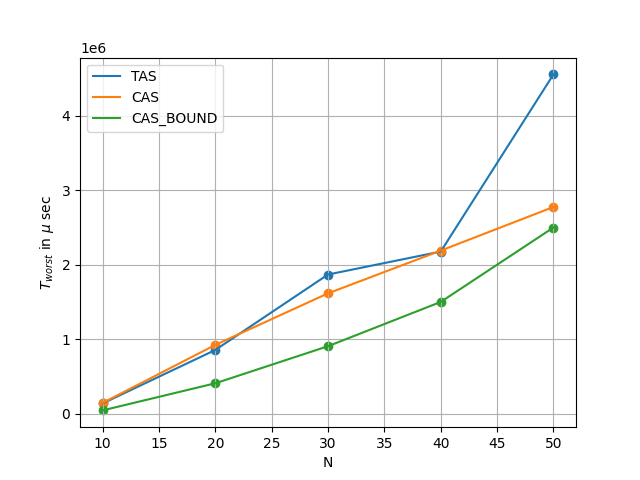

This chart was generated by the following Python code:
import matplotlib.pyplot as plt
x = [10,20,30,40,50]


x1 = [140559.2 , 858354.6 , 1871478 , 2179560 , 4558210]
x2 = [147070 , 926673 , 1618836 , 2192402 , 2778104]
x3 = [47361.4 , 411287.8 , 909224.8 , 1503492 , 2502718]

plt.plot(x,x1,label="TAS")
plt.plot(x,x2,label="CAS")
plt.plot(x,x3,label="CAS_BOUND")

plt.scatter(x,x1)
plt.scatter(x,x2)
plt.scatter(x,x3)

plt.grid()
plt.xlabel("N")
plt.ylabel("$T_{worst}$ in $\mu$ sec")
plt.legend()
plt.show()
